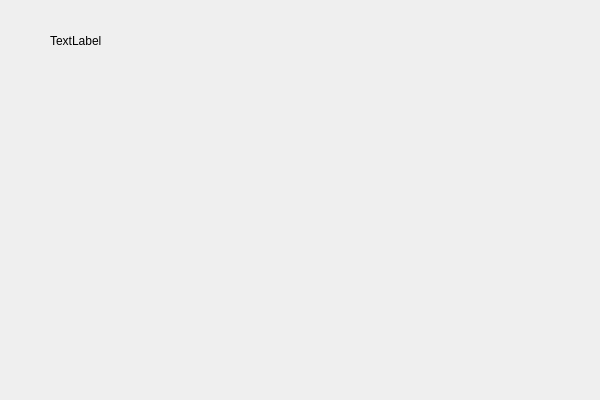
<?xml version="1.0" encoding="UTF-8"?>
<ui version="4.0">
 <class>Class14Class</class>
 <widget class="QDialog" name="Class14Class">
  <property name="geometry">
   <rect>
    <x>0</x>
    <y>0</y>
    <width>600</width>
    <height>400</height>
   </rect>
  </property>
  <property name="windowTitle">
   <string>Class14</string>
  </property>
  <widget class="QLabel" name="label">
   <property name="geometry">
    <rect>
     <x>50</x>
     <y>30</y>
     <width>111</width>
     <height>21</height>
    </rect>
   </property>
   <property name="text">
    <string>TextLabel</string>
   </property>
  </widget>
 </widget>
 <layoutdefault spacing="6" margin="11"/>
 <resources>
  <include location="class14.qrc"/>
 </resources>
 <connections/>
</ui>
